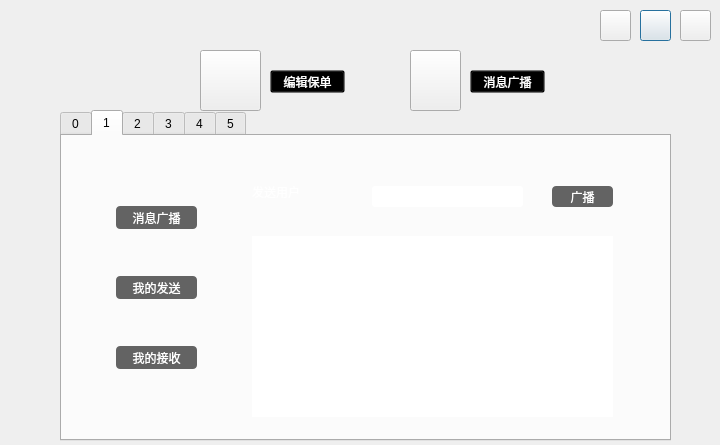
<?xml version="1.0" encoding="UTF-8"?>
<ui version="4.0">
 <class>SellerOper</class>
 <widget class="QDialog" name="SellerOper">
  <property name="geometry">
   <rect>
    <x>0</x>
    <y>0</y>
    <width>720</width>
    <height>445</height>
   </rect>
  </property>
  <property name="maximumSize">
   <size>
    <width>720</width>
    <height>445</height>
   </size>
  </property>
  <property name="windowTitle">
   <string>Dialog</string>
  </property>
  <property name="styleSheet">
   <string notr="true">#SellerOper{border-image: url(:/new/prefix1/road_seller.png)}</string>
  </property>
  <widget class="QPushButton" name="PBMin">
   <property name="geometry">
    <rect>
     <x>640</x>
     <y>10</y>
     <width>31</width>
     <height>31</height>
    </rect>
   </property>
   <property name="styleSheet">
    <string notr="true">#PBMin{border-image: url(:/new/prefix1/m_min.png);
outline: none}
#PBMin:hover{
border-image: url(:/new/prefix1/m_min_2.png);}
#PBMin:pressed{border-image: url(:/new/prefix1/m_min_3.png);}</string>
   </property>
   <property name="text">
    <string/>
   </property>
  </widget>
  <widget class="QPushButton" name="PBClose">
   <property name="geometry">
    <rect>
     <x>680</x>
     <y>10</y>
     <width>31</width>
     <height>31</height>
    </rect>
   </property>
   <property name="styleSheet">
    <string notr="true">#PBClose{border-image: url(:/new/prefix1/x_close.png);
outline: none}
#PBClose:hover{border-image: url(:/new/prefix1/x_close_2.png);}
#PBClose:pressed{border-image: url(:/new/prefix1/x_close_3.png);}</string>
   </property>
   <property name="text">
    <string/>
   </property>
  </widget>
  <widget class="QPushButton" name="PBReturn">
   <property name="geometry">
    <rect>
     <x>600</x>
     <y>10</y>
     <width>31</width>
     <height>31</height>
    </rect>
   </property>
   <property name="styleSheet">
    <string notr="true">#PBReturn{border-image: url(:/new/prefix1/return.png);
outline: none}
#PBReturn:hover{border-image: url(:/new/prefix1/return_2.png);}
#PBReturn:pressed{border-image: url(:/new/prefix1/return_3.png);}
</string>
   </property>
   <property name="text">
    <string/>
   </property>
  </widget>
  <widget class="QPushButton" name="PBWork">
   <property name="geometry">
    <rect>
     <x>200</x>
     <y>50</y>
     <width>61</width>
     <height>61</height>
    </rect>
   </property>
   <property name="toolTip">
    <string>为客户填写保单信息</string>
   </property>
   <property name="styleSheet">
    <string notr="true">#PBWork{border-image: url(:/new/prefix1/work.png);
outline: none}
#PBWork:hover{
	border-image: url(:/new/prefix1/work_2.png);}
#PBWork:pressed{
	border-image: url(:/new/prefix1/work_3.png);}</string>
   </property>
   <property name="text">
    <string/>
   </property>
  </widget>
  <widget class="QPushButton" name="PBMessage">
   <property name="geometry">
    <rect>
     <x>410</x>
     <y>50</y>
     <width>51</width>
     <height>61</height>
    </rect>
   </property>
   <property name="toolTip">
    <string>发送消息至平台用户</string>
   </property>
   <property name="styleSheet">
    <string notr="true">#PBMessage{border-image: url(:/new/prefix1/mes.png);
outline: none}
#PBMessage:hover{border-image: url(:/new/prefix1/mes_2.png);}
#PBMessage:pressed{
	border-image: url(:/new/prefix1/mes_3.png);}</string>
   </property>
   <property name="text">
    <string/>
   </property>
  </widget>
  <widget class="QTabWidget" name="tabWidget">
   <property name="geometry">
    <rect>
     <x>60</x>
     <y>110</y>
     <width>611</width>
     <height>331</height>
    </rect>
   </property>
   <property name="currentIndex">
    <number>1</number>
   </property>
   <widget class="QWidget" name="tab">
    <attribute name="title">
     <string>0</string>
    </attribute>
    <widget class="QPushButton" name="PBA1">
     <property name="geometry">
      <rect>
       <x>-40</x>
       <y>10</y>
       <width>281</width>
       <height>61</height>
      </rect>
     </property>
     <property name="styleSheet">
      <string notr="true">#PBA1{border-image: url(:/new/prefix1/left.png);
color: rgb(255, 255, 255);
font: 12pt &quot;微软雅黑&quot;;
outline: none}
#PBA1:hover{border-image: url(:/new/prefix1/left_2.png);}
#PBA1:pressed{border-image: url(:/new/prefix1/left_3.png);}</string>
     </property>
     <property name="text">
      <string>      基本信息</string>
     </property>
    </widget>
    <widget class="QPushButton" name="PBA2">
     <property name="geometry">
      <rect>
       <x>180</x>
       <y>10</y>
       <width>231</width>
       <height>61</height>
      </rect>
     </property>
     <property name="styleSheet">
      <string notr="true">#PBA2{border-image: url(:/new/prefix1/mid.png);
color: rgb(255, 255, 255);
font: 12pt &quot;微软雅黑&quot;;
outline: none}
#PBA2:hover{
	border-image: url(:/new/prefix1/mid_2.png);}
#PBA2:pressed{
	border-image: url(:/new/prefix1/mid_3.png);}</string>
     </property>
     <property name="text">
      <string>保单信息</string>
     </property>
    </widget>
    <widget class="QPushButton" name="PBA3">
     <property name="geometry">
      <rect>
       <x>360</x>
       <y>10</y>
       <width>231</width>
       <height>61</height>
      </rect>
     </property>
     <property name="styleSheet">
      <string notr="true">#PBA3{border-image: url(:/new/prefix1/right.png);
color: rgb(255, 255, 255);
font: 12pt &quot;微软雅黑&quot;;
outline: none}
#PBA3:hover{
	border-image: url(:/new/prefix1/right_2.png);}
#PBA3:pressed{
	border-image: url(:/new/prefix1/right_3.png);}
</string>
     </property>
     <property name="text">
      <string>添加保险</string>
     </property>
    </widget>
    <widget class="QLineEdit" name="LEName">
     <property name="geometry">
      <rect>
       <x>270</x>
       <y>90</y>
       <width>161</width>
       <height>21</height>
      </rect>
     </property>
     <property name="toolTip">
      <string>&lt;!DOCTYPE HTML PUBLIC &quot;-//W3C//DTD HTML 4.0//EN&quot; &quot;http://www.w3.org/TR/REC-html40/strict.dtd&quot;&gt;
&lt;html&gt;&lt;head&gt;&lt;meta name=&quot;qrichtext&quot; content=&quot;1&quot; /&gt;&lt;style type=&quot;text/css&quot;&gt;
p, li { white-space: pre-wrap; }
&lt;/style&gt;&lt;/head&gt;&lt;body style=&quot; font-family:'微软雅黑'; font-size:12pt; font-weight:72; font-style:normal;&quot;&gt;
&lt;p style=&quot; margin-top:0px; margin-bottom:0px; margin-left:0px; margin-right:0px; -qt-block-indent:0; text-indent:0px;&quot;&gt;此处为空即可广播消息至全部用户&lt;/p&gt;&lt;/body&gt;&lt;/html&gt;</string>
     </property>
     <property name="styleSheet">
      <string notr="true">font: 75 12pt &quot;微软雅黑&quot;;

border-radius:3px;</string>
     </property>
    </widget>
    <widget class="QLineEdit" name="LECard">
     <property name="geometry">
      <rect>
       <x>270</x>
       <y>130</y>
       <width>161</width>
       <height>21</height>
      </rect>
     </property>
     <property name="toolTip">
      <string>&lt;!DOCTYPE HTML PUBLIC &quot;-//W3C//DTD HTML 4.0//EN&quot; &quot;http://www.w3.org/TR/REC-html40/strict.dtd&quot;&gt;
&lt;html&gt;&lt;head&gt;&lt;meta name=&quot;qrichtext&quot; content=&quot;1&quot; /&gt;&lt;style type=&quot;text/css&quot;&gt;
p, li { white-space: pre-wrap; }
&lt;/style&gt;&lt;/head&gt;&lt;body style=&quot; font-family:'微软雅黑'; font-size:12pt; font-weight:72; font-style:normal;&quot;&gt;
&lt;p style=&quot; margin-top:0px; margin-bottom:0px; margin-left:0px; margin-right:0px; -qt-block-indent:0; text-indent:0px;&quot;&gt;此处为空即可广播消息至全部用户&lt;/p&gt;&lt;/body&gt;&lt;/html&gt;</string>
     </property>
     <property name="styleSheet">
      <string notr="true">font: 75 12pt &quot;微软雅黑&quot;;

border-radius:3px;</string>
     </property>
    </widget>
    <widget class="QLineEdit" name="LENum">
     <property name="geometry">
      <rect>
       <x>270</x>
       <y>170</y>
       <width>161</width>
       <height>21</height>
      </rect>
     </property>
     <property name="toolTip">
      <string>&lt;!DOCTYPE HTML PUBLIC &quot;-//W3C//DTD HTML 4.0//EN&quot; &quot;http://www.w3.org/TR/REC-html40/strict.dtd&quot;&gt;
&lt;html&gt;&lt;head&gt;&lt;meta name=&quot;qrichtext&quot; content=&quot;1&quot; /&gt;&lt;style type=&quot;text/css&quot;&gt;
p, li { white-space: pre-wrap; }
&lt;/style&gt;&lt;/head&gt;&lt;body style=&quot; font-family:'微软雅黑'; font-size:12pt; font-weight:72; font-style:normal;&quot;&gt;
&lt;p style=&quot; margin-top:0px; margin-bottom:0px; margin-left:0px; margin-right:0px; -qt-block-indent:0; text-indent:0px;&quot;&gt;此处为空即可广播消息至全部用户&lt;/p&gt;&lt;/body&gt;&lt;/html&gt;</string>
     </property>
     <property name="styleSheet">
      <string notr="true">font: 75 12pt &quot;微软雅黑&quot;;

border-radius:3px;</string>
     </property>
    </widget>
    <widget class="QLineEdit" name="LEStyle">
     <property name="geometry">
      <rect>
       <x>270</x>
       <y>210</y>
       <width>161</width>
       <height>21</height>
      </rect>
     </property>
     <property name="toolTip">
      <string>&lt;!DOCTYPE HTML PUBLIC &quot;-//W3C//DTD HTML 4.0//EN&quot; &quot;http://www.w3.org/TR/REC-html40/strict.dtd&quot;&gt;
&lt;html&gt;&lt;head&gt;&lt;meta name=&quot;qrichtext&quot; content=&quot;1&quot; /&gt;&lt;style type=&quot;text/css&quot;&gt;
p, li { white-space: pre-wrap; }
&lt;/style&gt;&lt;/head&gt;&lt;body style=&quot; font-family:'微软雅黑'; font-size:12pt; font-weight:72; font-style:normal;&quot;&gt;
&lt;p style=&quot; margin-top:0px; margin-bottom:0px; margin-left:0px; margin-right:0px; -qt-block-indent:0; text-indent:0px;&quot;&gt;此处为空即可广播消息至全部用户&lt;/p&gt;&lt;/body&gt;&lt;/html&gt;</string>
     </property>
     <property name="styleSheet">
      <string notr="true">font: 75 12pt &quot;微软雅黑&quot;;

border-radius:3px;</string>
     </property>
    </widget>
    <widget class="QLineEdit" name="LEPrice">
     <property name="geometry">
      <rect>
       <x>270</x>
       <y>250</y>
       <width>161</width>
       <height>21</height>
      </rect>
     </property>
     <property name="toolTip">
      <string>&lt;!DOCTYPE HTML PUBLIC &quot;-//W3C//DTD HTML 4.0//EN&quot; &quot;http://www.w3.org/TR/REC-html40/strict.dtd&quot;&gt;
&lt;html&gt;&lt;head&gt;&lt;meta name=&quot;qrichtext&quot; content=&quot;1&quot; /&gt;&lt;style type=&quot;text/css&quot;&gt;
p, li { white-space: pre-wrap; }
&lt;/style&gt;&lt;/head&gt;&lt;body style=&quot; font-family:'微软雅黑'; font-size:12pt; font-weight:72; font-style:normal;&quot;&gt;
&lt;p style=&quot; margin-top:0px; margin-bottom:0px; margin-left:0px; margin-right:0px; -qt-block-indent:0; text-indent:0px;&quot;&gt;此处为空即可广播消息至全部用户&lt;/p&gt;&lt;/body&gt;&lt;/html&gt;</string>
     </property>
     <property name="styleSheet">
      <string notr="true">font: 75 12pt &quot;微软雅黑&quot;;

border-radius:3px;</string>
     </property>
    </widget>
    <widget class="QLabel" name="label_12">
     <property name="geometry">
      <rect>
       <x>120</x>
       <y>80</y>
       <width>121</width>
       <height>31</height>
      </rect>
     </property>
     <property name="styleSheet">
      <string notr="true">font: 75 18pt &quot;微软雅黑&quot;;
color: rgb(255, 255, 255);</string>
     </property>
     <property name="text">
      <string>投保人姓名</string>
     </property>
    </widget>
    <widget class="QLabel" name="label_13">
     <property name="geometry">
      <rect>
       <x>130</x>
       <y>120</y>
       <width>101</width>
       <height>31</height>
      </rect>
     </property>
     <property name="styleSheet">
      <string notr="true">font: 75 18pt &quot;微软雅黑&quot;;
color: rgb(255, 255, 255);</string>
     </property>
     <property name="text">
      <string>证件号码</string>
     </property>
    </widget>
    <widget class="QLabel" name="label_14">
     <property name="geometry">
      <rect>
       <x>140</x>
       <y>160</y>
       <width>101</width>
       <height>31</height>
      </rect>
     </property>
     <property name="styleSheet">
      <string notr="true">font: 75 18pt &quot;微软雅黑&quot;;
color: rgb(255, 255, 255);</string>
     </property>
     <property name="text">
      <string>车牌号</string>
     </property>
    </widget>
    <widget class="QLabel" name="label_15">
     <property name="geometry">
      <rect>
       <x>150</x>
       <y>200</y>
       <width>101</width>
       <height>31</height>
      </rect>
     </property>
     <property name="styleSheet">
      <string notr="true">font: 75 18pt &quot;微软雅黑&quot;;
color: rgb(255, 255, 255);</string>
     </property>
     <property name="text">
      <string>车型</string>
     </property>
    </widget>
    <widget class="QLabel" name="label_16">
     <property name="geometry">
      <rect>
       <x>150</x>
       <y>240</y>
       <width>71</width>
       <height>31</height>
      </rect>
     </property>
     <property name="styleSheet">
      <string notr="true">font: 75 18pt &quot;微软雅黑&quot;;
color: rgb(255, 255, 255);</string>
     </property>
     <property name="text">
      <string>车价</string>
     </property>
    </widget>
    <zorder>PBA3</zorder>
    <zorder>PBA2</zorder>
    <zorder>PBA1</zorder>
    <zorder>LEName</zorder>
    <zorder>LECard</zorder>
    <zorder>LENum</zorder>
    <zorder>LEStyle</zorder>
    <zorder>LEPrice</zorder>
    <zorder>label_12</zorder>
    <zorder>label_13</zorder>
    <zorder>label_14</zorder>
    <zorder>label_15</zorder>
    <zorder>label_16</zorder>
   </widget>
   <widget class="QWidget" name="tab_2">
    <attribute name="title">
     <string>1</string>
    </attribute>
    <widget class="QPushButton" name="PBSend1">
     <property name="geometry">
      <rect>
       <x>54</x>
       <y>70</y>
       <width>81</width>
       <height>23</height>
      </rect>
     </property>
     <property name="styleSheet">
      <string notr="true">#PBSend1{color: rgb(255, 255, 255);
background-color: rgb(99, 99, 99);
font: 75 13pt &quot;微软雅黑&quot;;
border-radius:4px;
outline: none}
#PBSend1:hover{background-color: rgb(135, 135, 135);}
#PBSend1:pressed{background-color: rgb(99, 99, 99);}</string>
     </property>
     <property name="text">
      <string>消息广播</string>
     </property>
    </widget>
    <widget class="QPushButton" name="PBMy1">
     <property name="geometry">
      <rect>
       <x>54</x>
       <y>140</y>
       <width>81</width>
       <height>23</height>
      </rect>
     </property>
     <property name="styleSheet">
      <string notr="true">#PBMy1{color: rgb(255, 255, 255);
background-color: rgb(99, 99, 99);
font: 75 13pt &quot;微软雅黑&quot;;
border-radius:4px;
outline: none}
#PBMy1:hover{background-color: rgb(135, 135, 135);}
#PBMy1:pressed{background-color: rgb(99, 99, 99);}</string>
     </property>
     <property name="text">
      <string>我的发送</string>
     </property>
    </widget>
    <widget class="QPushButton" name="PBGet1">
     <property name="geometry">
      <rect>
       <x>54</x>
       <y>210</y>
       <width>81</width>
       <height>23</height>
      </rect>
     </property>
     <property name="styleSheet">
      <string notr="true">#PBGet1{color: rgb(255, 255, 255);
background-color: rgb(99, 99, 99);
font: 75 13pt &quot;微软雅黑&quot;;
border-radius:4px;
outline: none}
#PBGet1:hover{background-color: rgb(135, 135, 135);}
#PBGet1:pressed{background-color: rgb(99, 99, 99);}</string>
     </property>
     <property name="text">
      <string>我的接收</string>
     </property>
    </widget>
    <widget class="QTextEdit" name="TESend">
     <property name="geometry">
      <rect>
       <x>190</x>
       <y>100</y>
       <width>361</width>
       <height>181</height>
      </rect>
     </property>
     <property name="styleSheet">
      <string notr="true">border-radius:5px;
font: 75 12pt &quot;微软雅黑&quot;;</string>
     </property>
    </widget>
    <widget class="QLabel" name="label_11">
     <property name="geometry">
      <rect>
       <x>190</x>
       <y>40</y>
       <width>101</width>
       <height>31</height>
      </rect>
     </property>
     <property name="styleSheet">
      <string notr="true">font: 75 18pt &quot;微软雅黑&quot;;
color: rgb(255, 255, 255);</string>
     </property>
     <property name="text">
      <string>发送用户</string>
     </property>
    </widget>
    <widget class="QLineEdit" name="LESend">
     <property name="geometry">
      <rect>
       <x>310</x>
       <y>50</y>
       <width>151</width>
       <height>21</height>
      </rect>
     </property>
     <property name="toolTip">
      <string>&lt;!DOCTYPE HTML PUBLIC &quot;-//W3C//DTD HTML 4.0//EN&quot; &quot;http://www.w3.org/TR/REC-html40/strict.dtd&quot;&gt;
&lt;html&gt;&lt;head&gt;&lt;meta name=&quot;qrichtext&quot; content=&quot;1&quot; /&gt;&lt;style type=&quot;text/css&quot;&gt;
p, li { white-space: pre-wrap; }
&lt;/style&gt;&lt;/head&gt;&lt;body style=&quot; font-family:'微软雅黑'; font-size:12pt; font-weight:72; font-style:normal;&quot;&gt;
&lt;p style=&quot; margin-top:0px; margin-bottom:0px; margin-left:0px; margin-right:0px; -qt-block-indent:0; text-indent:0px;&quot;&gt;此处为空即可广播消息至全部用户&lt;/p&gt;&lt;/body&gt;&lt;/html&gt;</string>
     </property>
     <property name="styleSheet">
      <string notr="true">font: 75 12pt &quot;微软雅黑&quot;;

border-radius:3px;</string>
     </property>
    </widget>
    <widget class="QPushButton" name="PBSend">
     <property name="geometry">
      <rect>
       <x>490</x>
       <y>50</y>
       <width>61</width>
       <height>21</height>
      </rect>
     </property>
     <property name="styleSheet">
      <string notr="true">#PBSend{color: rgb(255, 255, 255);
background-color: rgb(99, 99, 99);
font: 75 13pt &quot;微软雅黑&quot;;
border-radius:4px;
outline: none}
#PBSend:hover{background-color: rgb(135, 135, 135);}
#PBSend:pressed{background-color: rgb(99, 99, 99);}</string>
     </property>
     <property name="text">
      <string>广播</string>
     </property>
    </widget>
   </widget>
   <widget class="QWidget" name="tab_3">
    <attribute name="title">
     <string>2</string>
    </attribute>
    <widget class="QPushButton" name="PBSend1_2">
     <property name="geometry">
      <rect>
       <x>54</x>
       <y>70</y>
       <width>81</width>
       <height>23</height>
      </rect>
     </property>
     <property name="styleSheet">
      <string notr="true">#PBSend1_2{color: rgb(255, 255, 255);
background-color: rgb(99, 99, 99);
font: 75 13pt &quot;微软雅黑&quot;;
border-radius:4px;
outline: none}
#PBSend1_2:hover{background-color: rgb(135, 135, 135);}
#PBSend1_2:pressed{background-color: rgb(99, 99, 99);}</string>
     </property>
     <property name="text">
      <string>消息广播</string>
     </property>
    </widget>
    <widget class="QPushButton" name="PBMy1_2">
     <property name="geometry">
      <rect>
       <x>54</x>
       <y>140</y>
       <width>81</width>
       <height>23</height>
      </rect>
     </property>
     <property name="styleSheet">
      <string notr="true">#PBMy1_2{color: rgb(255, 255, 255);
background-color: rgb(99, 99, 99);
font: 75 13pt &quot;微软雅黑&quot;;
border-radius:4px;
outline: none}
#PBMy1_2:hover{background-color: rgb(135, 135, 135);}
#PBMy1_2:pressed{background-color: rgb(99, 99, 99);}</string>
     </property>
     <property name="text">
      <string>我的发送</string>
     </property>
    </widget>
    <widget class="QPushButton" name="PBGet1_2">
     <property name="geometry">
      <rect>
       <x>54</x>
       <y>210</y>
       <width>81</width>
       <height>23</height>
      </rect>
     </property>
     <property name="styleSheet">
      <string notr="true">#PBGet1_2{color: rgb(255, 255, 255);
background-color: rgb(99, 99, 99);
font: 75 13pt &quot;微软雅黑&quot;;
border-radius:4px;
outline: none}
#PBGet1_2:hover{background-color: rgb(135, 135, 135);}
#PBGet1_2:pressed{background-color: rgb(99, 99, 99);}</string>
     </property>
     <property name="text">
      <string>我的接收</string>
     </property>
    </widget>
   </widget>
   <widget class="QWidget" name="tab_4">
    <attribute name="title">
     <string>3</string>
    </attribute>
    <widget class="QPushButton" name="PBSend1_3">
     <property name="geometry">
      <rect>
       <x>54</x>
       <y>70</y>
       <width>81</width>
       <height>23</height>
      </rect>
     </property>
     <property name="styleSheet">
      <string notr="true">#PBSend1_3{color: rgb(255, 255, 255);
background-color: rgb(99, 99, 99);
font: 75 13pt &quot;微软雅黑&quot;;
border-radius:4px;
outline: none}
#PBSend1_3:hover{background-color: rgb(135, 135, 135);}
#PBSend1_3:pressed{background-color: rgb(99, 99, 99);}</string>
     </property>
     <property name="text">
      <string>消息广播</string>
     </property>
    </widget>
    <widget class="QPushButton" name="PBMy1_3">
     <property name="geometry">
      <rect>
       <x>54</x>
       <y>140</y>
       <width>81</width>
       <height>23</height>
      </rect>
     </property>
     <property name="styleSheet">
      <string notr="true">#PBMy1_3{color: rgb(255, 255, 255);
background-color: rgb(99, 99, 99);
font: 75 13pt &quot;微软雅黑&quot;;
border-radius:4px;
outline: none}
#PBMy1_3:hover{background-color: rgb(135, 135, 135);}
#PBMy1_3:pressed{background-color: rgb(99, 99, 99);}</string>
     </property>
     <property name="text">
      <string>我的发送</string>
     </property>
    </widget>
    <widget class="QPushButton" name="PBGet1_3">
     <property name="geometry">
      <rect>
       <x>54</x>
       <y>210</y>
       <width>81</width>
       <height>23</height>
      </rect>
     </property>
     <property name="styleSheet">
      <string notr="true">#PBGet1_3{color: rgb(255, 255, 255);
background-color: rgb(99, 99, 99);
font: 75 13pt &quot;微软雅黑&quot;;
border-radius:4px;
outline: none}
#PBGet1_3:hover{background-color: rgb(135, 135, 135);}
#PBGet1_3:pressed{background-color: rgb(99, 99, 99);}</string>
     </property>
     <property name="text">
      <string>我的接收</string>
     </property>
    </widget>
   </widget>
   <widget class="QWidget" name="tab_5">
    <attribute name="title">
     <string>4</string>
    </attribute>
    <widget class="QPushButton" name="PBB1">
     <property name="geometry">
      <rect>
       <x>-40</x>
       <y>10</y>
       <width>281</width>
       <height>61</height>
      </rect>
     </property>
     <property name="styleSheet">
      <string notr="true">#PBB1{border-image: url(:/new/prefix1/left.png);
color: rgb(255, 255, 255);
font: 12pt &quot;微软雅黑&quot;;
outline: none}
#PBB1:hover{border-image: url(:/new/prefix1/left_2.png);}
#PBB1:pressed{border-image: url(:/new/prefix1/left_3.png);}</string>
     </property>
     <property name="text">
      <string>      基本信息</string>
     </property>
    </widget>
    <widget class="QPushButton" name="PBB2">
     <property name="geometry">
      <rect>
       <x>180</x>
       <y>10</y>
       <width>231</width>
       <height>61</height>
      </rect>
     </property>
     <property name="styleSheet">
      <string notr="true">#PBB2{border-image: url(:/new/prefix1/mid.png);
color: rgb(255, 255, 255);
font: 12pt &quot;微软雅黑&quot;;
outline: none}
#PBB2:hover{
	border-image: url(:/new/prefix1/mid_2.png);}
#PBB2:pressed{
	border-image: url(:/new/prefix1/mid_3.png);}</string>
     </property>
     <property name="text">
      <string>保单信息</string>
     </property>
    </widget>
    <widget class="QPushButton" name="PBB3">
     <property name="geometry">
      <rect>
       <x>360</x>
       <y>10</y>
       <width>231</width>
       <height>61</height>
      </rect>
     </property>
     <property name="styleSheet">
      <string notr="true">#PBB3{border-image: url(:/new/prefix1/right.png);
color: rgb(255, 255, 255);
font: 12pt &quot;微软雅黑&quot;;
outline: none}
#PBB3:hover{
	border-image: url(:/new/prefix1/right_2.png);}
#PBB3:pressed{
	border-image: url(:/new/prefix1/right_3.png);}</string>
     </property>
     <property name="text">
      <string>添加保险</string>
     </property>
    </widget>
    <widget class="QLineEdit" name="LEName_2">
     <property name="geometry">
      <rect>
       <x>270</x>
       <y>110</y>
       <width>161</width>
       <height>21</height>
      </rect>
     </property>
     <property name="toolTip">
      <string>&lt;!DOCTYPE HTML PUBLIC &quot;-//W3C//DTD HTML 4.0//EN&quot; &quot;http://www.w3.org/TR/REC-html40/strict.dtd&quot;&gt;
&lt;html&gt;&lt;head&gt;&lt;meta name=&quot;qrichtext&quot; content=&quot;1&quot; /&gt;&lt;style type=&quot;text/css&quot;&gt;
p, li { white-space: pre-wrap; }
&lt;/style&gt;&lt;/head&gt;&lt;body style=&quot; font-family:'微软雅黑'; font-size:12pt; font-weight:72; font-style:normal;&quot;&gt;
&lt;p style=&quot; margin-top:0px; margin-bottom:0px; margin-left:0px; margin-right:0px; -qt-block-indent:0; text-indent:0px;&quot;&gt;此处为空即可广播消息至全部用户&lt;/p&gt;&lt;/body&gt;&lt;/html&gt;</string>
     </property>
     <property name="styleSheet">
      <string notr="true">font: 75 12pt &quot;微软雅黑&quot;;
border-radius:3px;</string>
     </property>
    </widget>
    <widget class="QLabel" name="label_17">
     <property name="geometry">
      <rect>
       <x>130</x>
       <y>100</y>
       <width>101</width>
       <height>31</height>
      </rect>
     </property>
     <property name="styleSheet">
      <string notr="true">font: 75 18pt &quot;微软雅黑&quot;;
color: rgb(255, 255, 255);</string>
     </property>
     <property name="text">
      <string>保单号</string>
     </property>
    </widget>
    <widget class="QLabel" name="label_18">
     <property name="geometry">
      <rect>
       <x>100</x>
       <y>160</y>
       <width>151</width>
       <height>31</height>
      </rect>
     </property>
     <property name="styleSheet">
      <string notr="true">font: 75 18pt &quot;微软雅黑&quot;;
color: rgb(255, 255, 255);</string>
     </property>
     <property name="text">
      <string>保单生效时间</string>
     </property>
    </widget>
    <widget class="QLabel" name="label_19">
     <property name="geometry">
      <rect>
       <x>140</x>
       <y>220</y>
       <width>71</width>
       <height>31</height>
      </rect>
     </property>
     <property name="styleSheet">
      <string notr="true">font: 75 18pt &quot;微软雅黑&quot;;
color: rgb(255, 255, 255);</string>
     </property>
     <property name="text">
      <string>优惠</string>
     </property>
    </widget>
    <widget class="QDoubleSpinBox" name="doubleSpinBox">
     <property name="geometry">
      <rect>
       <x>300</x>
       <y>230</y>
       <width>101</width>
       <height>22</height>
      </rect>
     </property>
     <property name="styleSheet">
      <string notr="true">font: 75 12pt &quot;微软雅黑&quot;;
border-radius:3px;</string>
     </property>
    </widget>
    <widget class="QDateEdit" name="dateEdit">
     <property name="geometry">
      <rect>
       <x>290</x>
       <y>170</y>
       <width>121</width>
       <height>22</height>
      </rect>
     </property>
     <property name="styleSheet">
      <string notr="true">font: 75 12pt &quot;微软雅黑&quot;;
alternate-background-color: rgb(147, 147, 255);
selection-background-color: rgb(147, 147, 255);
color: rgb(0, 0, 0);
border-radius:3px;</string>
     </property>
    </widget>
    <zorder>PBB3</zorder>
    <zorder>PBB2</zorder>
    <zorder>PBB1</zorder>
    <zorder>LEName_2</zorder>
    <zorder>label_17</zorder>
    <zorder>label_18</zorder>
    <zorder>label_19</zorder>
    <zorder>doubleSpinBox</zorder>
    <zorder>dateEdit</zorder>
   </widget>
   <widget class="QWidget" name="tab_6">
    <attribute name="title">
     <string>5</string>
    </attribute>
    <widget class="QPushButton" name="PBC1">
     <property name="geometry">
      <rect>
       <x>-40</x>
       <y>10</y>
       <width>281</width>
       <height>61</height>
      </rect>
     </property>
     <property name="styleSheet">
      <string notr="true">#PBC1{border-image: url(:/new/prefix1/left.png);
color: rgb(255, 255, 255);
font: 12pt &quot;微软雅黑&quot;;
outline: none}
#PBC1:hover{border-image: url(:/new/prefix1/left_2.png);}
#PBC1:pressed{border-image: url(:/new/prefix1/left_3.png);}</string>
     </property>
     <property name="text">
      <string>      基本信息</string>
     </property>
    </widget>
    <widget class="QPushButton" name="PBC2">
     <property name="geometry">
      <rect>
       <x>180</x>
       <y>10</y>
       <width>231</width>
       <height>61</height>
      </rect>
     </property>
     <property name="styleSheet">
      <string notr="true">#PBC2{border-image: url(:/new/prefix1/mid.png);
color: rgb(255, 255, 255);
font: 12pt &quot;微软雅黑&quot;;
outline: none}
#PBC2:hover{
	border-image: url(:/new/prefix1/mid_2.png);}
#PBC2:pressed{
	border-image: url(:/new/prefix1/mid_3.png);}</string>
     </property>
     <property name="text">
      <string>保单信息</string>
     </property>
    </widget>
    <widget class="QPushButton" name="PBC3">
     <property name="geometry">
      <rect>
       <x>360</x>
       <y>10</y>
       <width>231</width>
       <height>61</height>
      </rect>
     </property>
     <property name="styleSheet">
      <string notr="true">#PBC3{border-image: url(:/new/prefix1/right.png);
color: rgb(255, 255, 255);
font: 12pt &quot;微软雅黑&quot;;
outline: none}
#PBC3:hover{
	border-image: url(:/new/prefix1/right_2.png);}
#PBC3:pressed{
	border-image: url(:/new/prefix1/right_3.png);}</string>
     </property>
     <property name="text">
      <string>添加保险</string>
     </property>
    </widget>
    <widget class="QPushButton" name="pushButton">
     <property name="geometry">
      <rect>
       <x>260</x>
       <y>270</y>
       <width>75</width>
       <height>23</height>
      </rect>
     </property>
     <property name="styleSheet">
      <string notr="true">#pushButton{color: rgb(255, 255, 255);
background-color: rgb(99, 99, 99);
font: 75 11pt &quot;微软雅黑&quot;;
border-radius:4px;
outline: none}
#pushButton:hover{background-color: rgb(135, 135, 135);}
#pushButton:pressed{background-color: rgb(99, 99, 99);}</string>
     </property>
     <property name="text">
      <string>生成保单</string>
     </property>
    </widget>
    <zorder>PBC3</zorder>
    <zorder>PBC2</zorder>
    <zorder>PBC1</zorder>
    <zorder>pushButton</zorder>
   </widget>
  </widget>
  <widget class="QPushButton" name="PBWork2">
   <property name="geometry">
    <rect>
     <x>270</x>
     <y>70</y>
     <width>75</width>
     <height>23</height>
    </rect>
   </property>
   <property name="styleSheet">
    <string notr="true">font: 12pt &quot;微软雅黑&quot;;
color: rgb(255, 255, 255);
outline: none;
background-color: rgba(0, 0, 0, 0);</string>
   </property>
   <property name="text">
    <string>编辑保单</string>
   </property>
   <property name="default">
    <bool>false</bool>
   </property>
   <property name="flat">
    <bool>false</bool>
   </property>
  </widget>
  <widget class="QPushButton" name="PBMessage2">
   <property name="geometry">
    <rect>
     <x>470</x>
     <y>70</y>
     <width>75</width>
     <height>23</height>
    </rect>
   </property>
   <property name="styleSheet">
    <string notr="true">font: 12pt &quot;微软雅黑&quot;;
color: rgb(255, 255, 255);
outline: none;
background-color: rgba(0, 0, 0, 0);</string>
   </property>
   <property name="text">
    <string>消息广播</string>
   </property>
   <property name="flat">
    <bool>false</bool>
   </property>
  </widget>
  <zorder>tabWidget</zorder>
  <zorder>PBMin</zorder>
  <zorder>PBClose</zorder>
  <zorder>PBReturn</zorder>
  <zorder>PBWork</zorder>
  <zorder>PBMessage</zorder>
  <zorder>PBWork2</zorder>
  <zorder>PBMessage2</zorder>
 </widget>
 <resources/>
 <connections/>
</ui>
